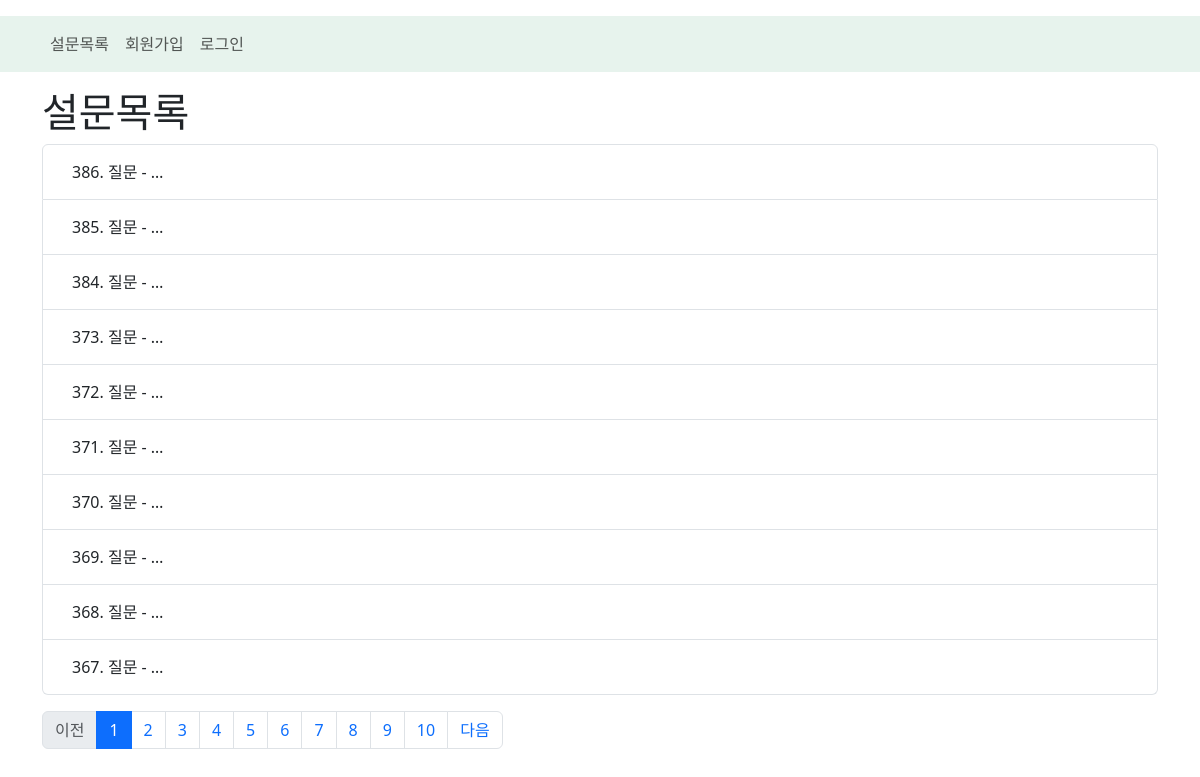
Screenshot of /polls/vote_list with the database file from the repository.
### polls/models.py (models this page shows, shortened)
class Question(models.Model):
    question_text = models.CharField(max_length=200)  #CharField() -> 문자열타입(varchar, str)
    pub_date = models.DateTimeField(auto_now_add=True)

### polls/views.py (the view)
# urls.py: path("vote_list", views.list, name="list"), # polls/list -> polls/vote_list
def list(request):
    paginate_by = 10      # 한 페이지당 데이터 개수
    page_group_count = 10 # 페이지 그룹당 페이지 수
    current_page = int(request.GET.get("page", 1)) # 현재 조회 요청이 들어온 페이지 번호. GET방식의 요청파라미터
    q_list = Question.objects.all().order_by("-pk")
    pn = Paginator(q_list, paginate_by)
    start_index = int((current_page - 1) / page_group_count) * page_group_count
    end_index = start_index + page_group_count
    page_range = pn.page_range[start_index : end_index] # 시작 ~ 끝 페이지 번호 조회
    context_value = {
        "page_range": page_range,
        "question_list": pn.page(current_page) # Page[Question]
    }
    start_page = pn.page(page_range[0]) # 시작 페이지 Page객체
    end_page = pn.page(page_range[-1])  # 마지막 페이지 Page객체
    if start_page.has_previous():
        context_value['has_previous'] = start_page.has_previous()
        context_value["previous_page_number"] = start_page.previous_page_number()
    if end_page.has_next():
        context_value['has_next'] = end_page.has_next()
        context_value['next_page_number'] = end_page.next_page_number()
    return render(
        request,
        "polls/list.html",
        context_value
    )

### polls/templates/polls/list.html (shortened to what this page needs)
{% extends 'layout/main_layout.html' %}
{% block contents %}
<h1>설문목록</h1>
<ul class="list-group">
    {% for question in  question_list %}
        <li class="list-group-item list-group-item-action">
            <a href="{% url 'polls:vote_form' question.pk %}" class="btn">
                {{question.pk}}. {{question.question_text|truncatewords:2}}
            </a>
        </li>
    {% empty %}
        <b>아직 등록된 질문이 없습니다.</b>
    {% endfor %}
</ul>
<ul id="page_group" class="pagination mt-3">
    {% if has_previous %}
        <li class="page-item">
            <a href="{% url 'polls:list' %}?page={{previous_page_number}}" class="page-link">
                이전
            </a>
        </li>
    {% else %}
        <li class="page-item disabled">
            <span class="page-link">이전</span>
        </li>
    {% endif %}
    {% for page_no in page_range %}
        {% if question_list.number == page_no %}
            <li class="page-item active">
                <span class="page-link">{{page_no}}</span>
            </li>
        {% else %}
            <li class="page-item">
                <a href="{% url 'polls:list' %}?page={{page_no}}" class="page-link">{{page_no}}</a>
            </li>
        {% endif %}
    {% endfor %}
    {% if has_next %}
        <li class="page-item">
            <a href="{% url 'polls:list' %}?page={{next_page_number}}" class="page-link">
                다음
            </a>
        </li>
    {% else %}
        <li class="page-item disabled">
            <span class="page-link">다음</span>
        </li>
    {% endif %}
</ul>
{% endblock contents %}

### templates/layout/main_layout.html (shortened to what this page needs)
<!DOCTYPE html>
<html lang="en">
<head>
    <link href="https://cdn.jsdelivr.net/npm/bootstrap@5.3.8/dist/css/bootstrap.min.css" rel="stylesheet">
</head>
<body>
<nav class="navbar navbar-expand-sm bg-success bg-opacity-10 mt-3">
    <div class="container">
        <div class="navbar-nav">
            <a href="{% url 'polls:list' %}" class="nav-link">설문목록</a>
            {% if not user.is_authenticated %}
                <a href="{% url 'account:create' %}" class="nav-link">회원가입</a>
                <a href="{% url 'account:login' %}" class="nav-link">로그인</a>
            {% endif %}
        </div>
    </div>
</nav>
<div class="container mt-3">
{% block contents %}{% endblock contents%}
</div>
</body>
</html>

### rows the page displays
Question: pk "386", question_text "질문 - …"
Question: pk "385", question_text "질문 - …"
Question: pk "384", question_text "질문 - …"
Question: pk "373", question_text "질문 - …"
Question: pk "372", question_text "질문 - …"
Question: pk "371", question_text "질문 - …"
Question: pk "370", question_text "질문 - …"
Question: pk "369", question_text "질문 - …"
Question: pk "368", question_text "질문 - …"
Question: pk "367", question_text "질문 - …"

### other values shown
{{ page_no }} "1"
{{ page_no }} "2" "3" "4" "5" "6" "7" "8" "9" "10"
